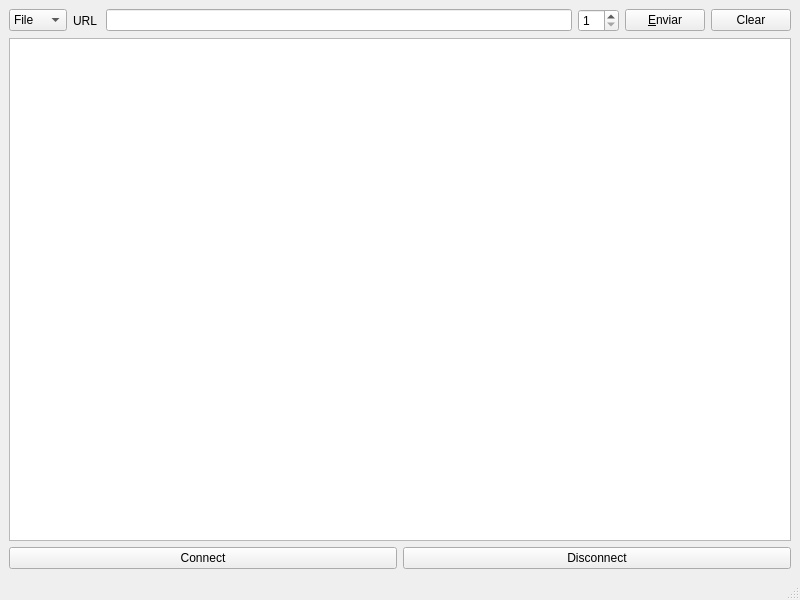
<?xml version="1.0" encoding="UTF-8"?>
<ui version="4.0">
 <class>MainWindow</class>
 <widget class="QMainWindow" name="MainWindow">
  <property name="geometry">
   <rect>
    <x>0</x>
    <y>0</y>
    <width>800</width>
    <height>600</height>
   </rect>
  </property>
  <property name="windowTitle">
   <string>MainWindow</string>
  </property>
  <widget class="QWidget" name="centralwidget">
   <layout class="QVBoxLayout" name="verticalLayout_2">
    <item>
     <layout class="QHBoxLayout" name="horizontalLayout">
      <item>
       <widget class="QComboBox" name="comboBox">
        <item>
         <property name="text">
          <string>File</string>
         </property>
        </item>
        <item>
         <property name="text">
          <string>Http</string>
         </property>
        </item>
        <item>
         <property name="text">
          <string>Https</string>
         </property>
        </item>
       </widget>
      </item>
      <item>
       <widget class="QLabel" name="txtUrlEdit">
        <property name="text">
         <string>URL </string>
        </property>
       </widget>
      </item>
      <item>
       <widget class="QLineEdit" name="urlEdit"/>
      </item>
      <item>
       <widget class="QSpinBox" name="depthBox">
        <property name="minimum">
         <number>1</number>
        </property>
        <property name="maximum">
         <number>10</number>
        </property>
       </widget>
      </item>
      <item>
       <widget class="QPushButton" name="sendButton">
        <property name="text">
         <string>&amp;Enviar</string>
        </property>
       </widget>
      </item>
      <item>
       <widget class="QPushButton" name="clearButton">
        <property name="text">
         <string>Clear</string>
        </property>
       </widget>
      </item>
     </layout>
    </item>
    <item>
     <widget class="QTextEdit" name="results">
      <property name="readOnly">
       <bool>true</bool>
      </property>
     </widget>
    </item>
    <item>
     <layout class="QHBoxLayout" name="horizontalLayout_2">
      <item>
       <widget class="QPushButton" name="connectButton">
        <property name="text">
         <string>Connect</string>
        </property>
       </widget>
      </item>
      <item>
       <widget class="QPushButton" name="disconnectButton">
        <property name="text">
         <string>Disconnect</string>
        </property>
       </widget>
      </item>
     </layout>
    </item>
   </layout>
  </widget>
  <widget class="QStatusBar" name="statusbar"/>
 </widget>
 <resources/>
 <connections/>
</ui>
